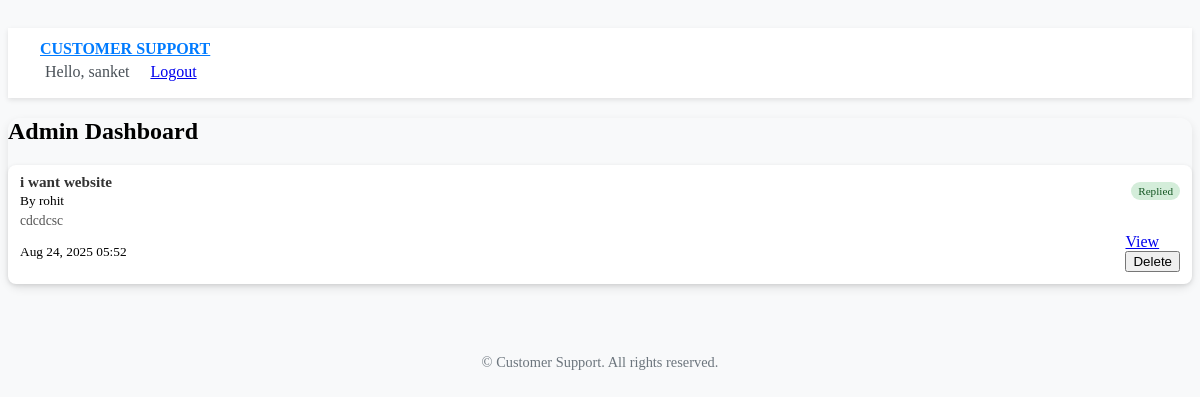
The app's page /admin-dashboard/ (signed in), older data.
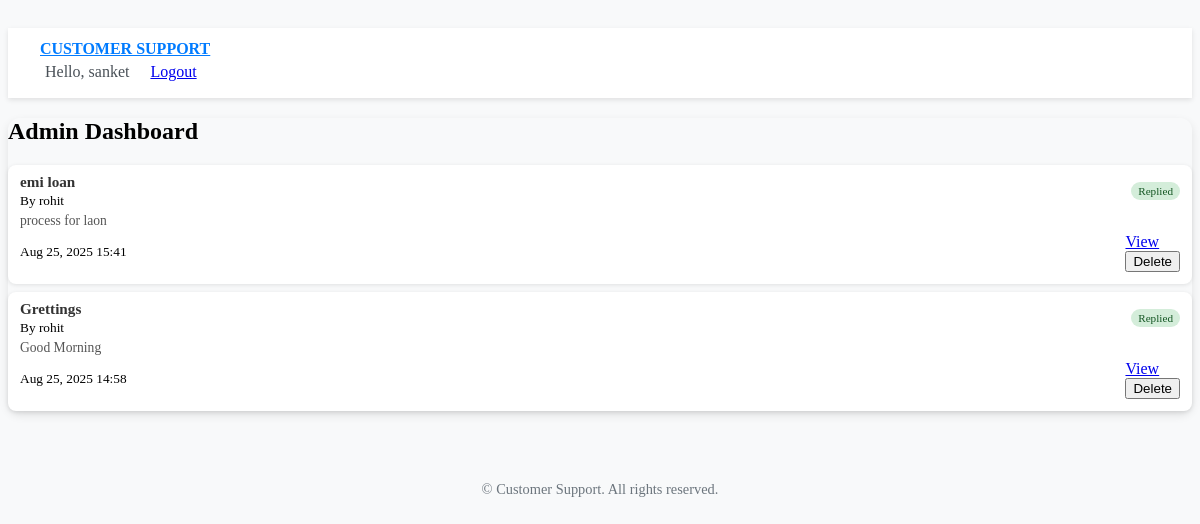
The same page, newer data.
### support/models.py (models this page shows, shortened)
class Ticket(models.Model):
    STATUS_CHOICES = [
        ('pending', 'Pending'),
        ('replied', 'Replied'),
        ('closed', 'Closed'),
    ]
    customer = models.ForeignKey(User, on_delete=models.CASCADE, related_name='tickets')
    subject = models.CharField(max_length=200)
    message = models.TextField()
    category = models.ForeignKey(Category, on_delete=models.SET_NULL, null=True, blank=True)
    status = models.CharField(max_length=20, choices=STATUS_CHOICES, default='pending')
    created_at = models.DateTimeField(default=timezone.now)
    updated_at = models.DateTimeField(auto_now=True)

### support/views.py (the view, shortened to what this page needs)
# urls.py: path('admin-dashboard/', views.admin_dashboard, name='admin_dashboard'),
@login_required
def admin_dashboard(request):
    if not request.user.is_staff:
        messages.error(request, 'Access denied. Admin privileges required.')
        return redirect('customer_dashboard')
    tickets = Ticket.objects.all().order_by('-created_at')
    from .forms import ReplyForm
    form = ReplyForm()
    return render(request, 'support/admin_dashboard.html', {
        'tickets': tickets,
        'form': form
    })

### support/templates/support/admin_dashboard.html (shortened to what this page needs)
{% extends 'support/base.html' %}
{% load static %}
{% block content %}
<h2 class="mb-3 fw-bold">Admin Dashboard</h2>
<div class="ticket-feed">
  {% for ticket in tickets %}
    <div class="ticket-card">
      <div class="card-header-row">
        <div>
          <h6 class="ticket-title">{{ ticket.subject }}</h6>
          <small class="text-muted">By {{ ticket.customer.username }}</small>
        </div>
        <span class="badge {% if ticket.status == 'pending' %}badge-warning
                            {% elif ticket.status == 'replied' %}badge-success
                            {% else %}badge-secondary{% endif %}">
          {{ ticket.get_status_display }}
        </span>
      </div>
      <p class="ticket-message">{{ ticket.message|truncatewords:15 }}</p>
      <div class="card-footer-row">
        <small class="text-muted">{{ ticket.created_at|date:"M d, Y H:i" }}</small>
        <div>
          <a href="{% url 'ticket_detail' ticket.id %}" class="btn btn-sm btn-outline-primary">View</a>
          <form method="post" action="{% url 'delete_ticket' ticket.id %}" class="d-inline">
            <button type="submit" class="btn btn-sm btn-outline-danger"
                    onclick="return confirm('Are you sure you want to delete this ticket?');">
              Delete
            </button>
          </form>
        </div>
      </div>
    </div>
  {% empty %}
    <p class="text-muted text-center">No tickets available</p>
  {% endfor %}
</div>
{% endblock %}

Row changes from the older to the newer data that the page shows:
removed Ticket: subject "i want website", customer.username "rohit", status "Replied", message "cdcdcsc", created_at "Aug 24, 2025 05:52"
added Ticket: subject "emi loan", customer.username "rohit", status "Replied", message "process for laon", created_at "Aug 25, 2025 15:41"
added Ticket: subject "Grettings", customer.username "rohit", status "Replied", message "Good Morning", created_at "Aug 25, 2025 14:58"
